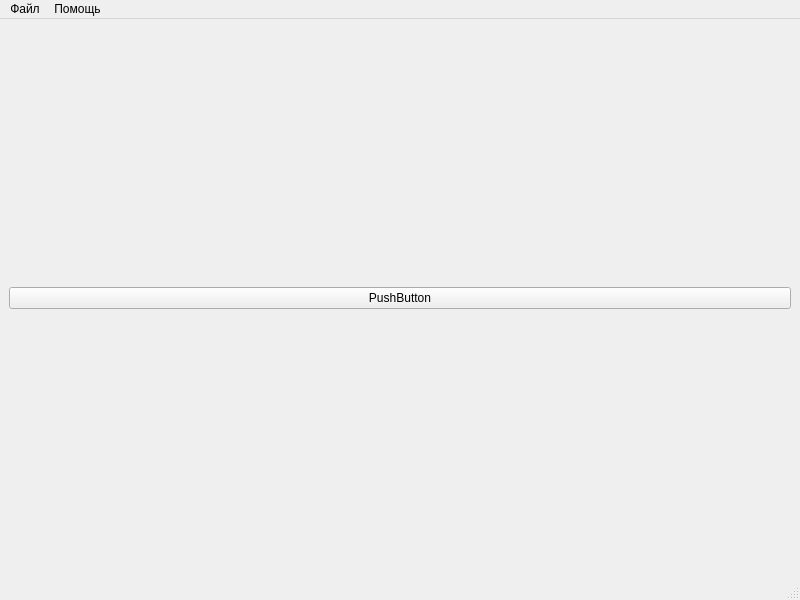
<?xml version="1.0" encoding="UTF-8"?>
<ui version="4.0">
 <class>MainWindow</class>
 <widget class="QMainWindow" name="MainWindow">
  <property name="geometry">
   <rect>
    <x>0</x>
    <y>0</y>
    <width>800</width>
    <height>600</height>
   </rect>
  </property>
  <property name="windowTitle">
   <string>MainWindow</string>
  </property>
  <widget class="QWidget" name="centralwidget">
   <layout class="QVBoxLayout" name="verticalLayout_2">
    <item>
     <layout class="QHBoxLayout" name="Layout_ToolBar">
      <item>
       <widget class="QPushButton" name="tmp001">
        <property name="text">
         <string>PushButton</string>
        </property>
       </widget>
      </item>
     </layout>
    </item>
    <item>
     <layout class="QVBoxLayout" name="layout_Tree"/>
    </item>
   </layout>
  </widget>
  <widget class="QMenuBar" name="menubar">
   <property name="geometry">
    <rect>
     <x>0</x>
     <y>0</y>
     <width>800</width>
     <height>26</height>
    </rect>
   </property>
   <widget class="QMenu" name="menu">
    <property name="title">
     <string>Файл</string>
    </property>
    <addaction name="file_open_action"/>
    <addaction name="separator"/>
    <addaction name="file_save_action"/>
    <addaction name="file_save_as_action"/>
    <addaction name="separator"/>
    <addaction name="clear_all_action"/>
   </widget>
   <widget class="QMenu" name="menu_2">
    <property name="title">
     <string>Помощь</string>
    </property>
   </widget>
   <addaction name="menu"/>
   <addaction name="menu_2"/>
  </widget>
  <widget class="QStatusBar" name="statusbar"/>
  <action name="file_open_action">
   <property name="text">
    <string>Открыть...</string>
   </property>
  </action>
  <action name="file_save_as_action">
   <property name="text">
    <string>Сохранить как...</string>
   </property>
  </action>
  <action name="file_save_action">
   <property name="text">
    <string>Сохранить</string>
   </property>
  </action>
  <action name="clear_all_action">
   <property name="text">
    <string>Очистить всё</string>
   </property>
  </action>
 </widget>
 <resources/>
 <connections/>
</ui>
